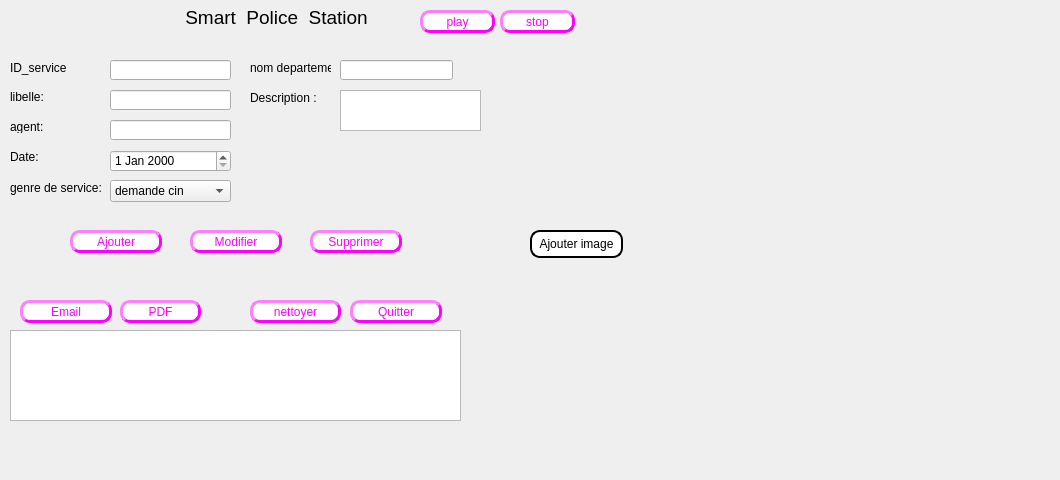
     <widget class="QWidget" name="widget">
      <attribute name="icon">
       <iconset>
        <normaloff>../../../../zraib/OneDrive/Bureau/Downloads/téléchargement.png</normaloff>../../../../zraib/OneDrive/Bureau/Downloads/téléchargement.png</iconset>
      </attribute>
      <attribute name="title">
       <string>service</string>
      </attribute>
      <widget class="QPushButton" name="ajouter_image_3">
       <property name="geometry">
        <rect>
         <x>530</x>
         <y>230</y>
         <width>93</width>
         <height>28</height>
        </rect>
       </property>
       <property name="styleSheet">
        <string notr="true">background-color:white; 
color:black; 
border-style:outset ; 
border-width:2px ; 
border-radius:10px;</string>
       </property>
       <property name="text">
        <string>Ajouter image</string>
       </property>
       <property name="default">
        <bool>false</bool>
       </property>
      </widget>
      <widget class="QLabel" name="idservice">
       <property name="geometry">
        <rect>
         <x>10</x>
         <y>60</y>
         <width>81</width>
         <height>16</height>
        </rect>
       </property>
       <property name="text">
        <string>ID_service</string>
       </property>
      </widget>
      <widget class="QLabel" name="label_5">
       <property name="geometry">
        <rect>
         <x>10</x>
         <y>90</y>
         <width>47</width>
         <height>13</height>
        </rect>
       </property>
       <property name="text">
        <string>libelle:</string>
       </property>
      </widget>
      <widget class="QLabel" name="label_8">
       <property name="geometry">
        <rect>
         <x>10</x>
         <y>120</y>
         <width>47</width>
         <height>13</height>
        </rect>
       </property>
       <property name="text">
        <string>agent:</string>
       </property>
      </widget>
      <widget class="QLabel" name="label_12">
       <property name="geometry">
        <rect>
         <x>10</x>
         <y>150</y>
         <width>47</width>
         <height>13</height>
        </rect>
       </property>
       <property name="text">
        <string>Date:</string>
       </property>
      </widget>
      <widget class="QLineEdit" name="id_serv">
       <property name="geometry">
        <rect>
         <x>110</x>
         <y>60</y>
         <width>121</width>
         <height>20</height>
        </rect>
       </property>
      </widget>
      <widget class="QLineEdit" name="titre_serv">
       <property name="geometry">
        <rect>
         <x>110</x>
         <y>90</y>
         <width>121</width>
         <height>20</height>
        </rect>
       </property>
      </widget>
      <widget class="QLineEdit" name="auteur_serv">
       <property name="geometry">
        <rect>
         <x>110</x>
         <y>120</y>
         <width>121</width>
         <height>20</height>
        </rect>
       </property>
      </widget>
      <widget class="QDateEdit" name="dateEdit">
       <property name="geometry">
        <rect>
         <x>110</x>
         <y>150</y>
         <width>121</width>
         <height>22</height>
        </rect>
       </property>
      </widget>
      <widget class="QLabel" name="label_13">
       <property name="geometry">
        <rect>
         <x>250</x>
         <y>90</y>
         <width>81</width>
         <height>16</height>
        </rect>
       </property>
       <property name="text">
        <string>Description :</string>
       </property>
      </widget>
      <widget class="QComboBox" name="genre_serv">
       <property name="geometry">
        <rect>
         <x>110</x>
         <y>180</y>
         <width>121</width>
         <height>22</height>
        </rect>
       </property>
       <property name="styleSheet">
        <string notr="true"/>
       </property>
       <item>
        <property name="text">
         <string>demande cin</string>
        </property>
       </item>
       <item>
        <property name="text">
         <string>demande passeport</string>
        </property>
       </item>
      </widget>
      <widget class="QLabel" name="label_29">
       <property name="geometry">
        <rect>
         <x>10</x>
         <y>180</y>
         <width>111</width>
         <height>16</height>
        </rect>
       </property>
       <property name="text">
        <string>genre de service:</string>
       </property>
      </widget>
      <widget class="QTableView" name="tab_service">
       <property name="geometry">
        <rect>
         <x>10</x>
         <y>330</y>
         <width>451</width>
         <height>91</height>
        </rect>
       </property>
      </widget>
      <widget class="QPushButton" name="ajouter_service">
       <property name="geometry">
        <rect>
         <x>70</x>
         <y>230</y>
         <width>92</width>
         <height>23</height>
        </rect>
       </property>
       <property name="styleSheet">
        <string notr="true">
background-color:white; 
color: rgb(255, 0, 255);
border-style:outset ; 
border-width:3px ; 
border-radius:10px;</string>
       </property>
       <property name="text">
        <string>Ajouter</string>
       </property>
      </widget>
      <widget class="QPushButton" name="pushButton_26">
       <property name="geometry">
        <rect>
         <x>350</x>
         <y>300</y>
         <width>92</width>
         <height>23</height>
        </rect>
       </property>
       <property name="styleSheet">
        <string notr="true">
background-color:white; 
color: rgb(255, 0, 255);
border-style:outset ; 
border-width:3px ; 
border-radius:10px;</string>
       </property>
       <property name="text">
        <string>Quitter</string>
       </property>
      </widget>
      <widget class="QPushButton" name="modifier_service">
       <property name="geometry">
        <rect>
         <x>190</x>
         <y>230</y>
         <width>92</width>
         <height>23</height>
        </rect>
       </property>
       <property name="styleSheet">
        <string notr="true">
background-color:white; 
color: rgb(255, 0, 255);
border-style:outset ; 
border-width:3px ; 
border-radius:10px;</string>
       </property>
       <property name="text">
        <string>Modifier</string>
       </property>
      </widget>
      <widget class="QPushButton" name="supprimer_service">
       <property name="geometry">
        <rect>
         <x>310</x>
         <y>230</y>
         <width>92</width>
         <height>23</height>
        </rect>
       </property>
       <property name="styleSheet">
        <string notr="true">
background-color:white; 
color: rgb(255, 0, 255);
border-style:outset ; 
border-width:3px ; 
border-radius:10px;</string>
       </property>
       <property name="text">
        <string>Supprimer</string>
       </property>
      </widget>
      <widget class="QPushButton" name="pushButton_33">
       <property name="geometry">
        <rect>
         <x>20</x>
         <y>300</y>
         <width>92</width>
         <height>23</height>
        </rect>
       </property>
       <property name="styleSheet">
        <string notr="true">
background-color:white; 
color: rgb(255, 0, 255);
border-style:outset ; 
border-width:3px ; 
border-radius:10px;</string>
       </property>
       <property name="text">
        <string>Email</string>
       </property>
      </widget>
      <widget class="QTextEdit" name="description_serv">
       <property name="geometry">
        <rect>
         <x>340</x>
         <y>90</y>
         <width>141</width>
         <height>41</height>
        </rect>
       </property>
      </widget>
      <widget class="QPushButton" name="pdf_service">
       <property name="geometry">
        <rect>
         <x>120</x>
         <y>300</y>
         <width>81</width>
         <height>23</height>
        </rect>
       </property>
       <property name="styleSheet">
        <string notr="true">
background-color:white; 
color: rgb(255, 0, 255);
border-style:outset ; 
border-width:3px ; 
border-radius:10px;</string>
       </property>
       <property name="text">
        <string>PDF</string>
       </property>
      </widget>
      <widget class="QLabel" name="policou_2">
       <property name="geometry">
        <rect>
         <x>180</x>
         <y>0</y>
         <width>351</width>
         <height>35</height>
        </rect>
       </property>
       <property name="sizePolicy">
        <sizepolicy hsizetype="Preferred" vsizetype="Maximum">
         <horstretch>0</horstretch>
         <verstretch>0</verstretch>
        </sizepolicy>
       </property>
       <property name="font">
        <font>
         <family>Arial</family>
         <pointsize>14</pointsize>
         <weight>50</weight>
         <bold>false</bold>
         <underline>false</underline>
        </font>
       </property>
       <property name="text">
        <string> Smart  Police  Station</string>
       </property>
       <property name="textFormat">
        <enum>Qt::PlainText</enum>
       </property>
      </widget>
      <widget class="QPushButton" name="nettoyer_2">
       <property name="geometry">
        <rect>
         <x>250</x>
         <y>300</y>
         <width>91</width>
         <height>23</height>
        </rect>
       </property>
       <property name="styleSheet">
        <string notr="true">
background-color:white; 
color: rgb(255, 0, 255);
border-style:outset ; 
border-width:3px ; 
border-radius:10px;</string>
       </property>
       <property name="text">
        <string>nettoyer</string>
       </property>
      </widget>
      <widget class="QLineEdit" name="nbr_serv">
       <property name="geometry">
        <rect>
         <x>340</x>
         <y>60</y>
         <width>113</width>
         <height>20</height>
        </rect>
       </property>
      </widget>
      <widget class="QLabel" name="label_7">
       <property name="geometry">
        <rect>
         <x>250</x>
         <y>60</y>
         <width>81</width>
         <height>16</height>
        </rect>
       </property>
       <property name="text">
        <string>nom departement:</string>
       </property>
      </widget>
      <widget class="QPushButton" name="play">
       <property name="geometry">
        <rect>
         <x>420</x>
         <y>10</y>
         <width>75</width>
         <height>23</height>
        </rect>
       </property>
       <property name="styleSheet">
        <string notr="true">
background-color:white; 
color: rgb(255, 0, 255);
border-style:outset ; 
border-width:3px ; 
border-radius:10px;</string>
       </property>
       <property name="text">
        <string>play</string>
       </property>
      </widget>
      <widget class="QPushButton" name="stop">
       <property name="geometry">
        <rect>
         <x>500</x>
         <y>10</y>
         <width>75</width>
         <height>23</height>
        </rect>
       </property>
       <property name="styleSheet">
        <string notr="true">
background-color:white; 
color: rgb(255, 0, 255);
border-style:outset ; 
border-width:3px ; 
border-radius:10px;</string>
       </property>
       <property name="text">
        <string>stop</string>
       </property>
      </widget>
      <widget class="QLabel" name="label_35">
       <property name="geometry">
        <rect>
         <x>-40</x>
         <y>-10</y>
         <width>1051</width>
         <height>471</height>
        </rect>
       </property>
       <property name="text">
        <string/>
       </property>
       <property name="pixmap">
        <pixmap>../../Integration/integration/ifinal/ranger-4df6c1b6.png</pixmap>
       </property>
      </widget>
      <widget class="QLabel" name="label_photo_3">
       <property name="geometry">
        <rect>
         <x>530</x>
         <y>60</y>
         <width>161</width>
         <height>161</height>
        </rect>
       </property>
       <property name="frameShape">
        <enum>QFrame::NoFrame</enum>
       </property>
       <property name="text">
        <string/>
       </property>
       <property name="scaledContents">
        <bool>true</bool>
       </property>
      </widget>
      <zorder>label_35</zorder>
      <zorder>ajouter_image_3</zorder>
      <zorder>idservice</zorder>
      <zorder>label_5</zorder>
      <zorder>label_8</zorder>
      <zorder>label_12</zorder>
      <zorder>id_serv</zorder>
      <zorder>titre_serv</zorder>
      <zorder>auteur_serv</zorder>
      <zorder>dateEdit</zorder>
      <zorder>label_13</zorder>
      <zorder>genre_serv</zorder>
      <zorder>label_29</zorder>
      <zorder>tab_service</zorder>
      <zorder>ajouter_service</zorder>
      <zorder>pushButton_26</zorder>
      <zorder>modifier_service</zorder>
      <zorder>supprimer_service</zorder>
      <zorder>pushButton_33</zorder>
      <zorder>description_serv</zorder>
      <zorder>pdf_service</zorder>
      <zorder>policou_2</zorder>
      <zorder>nettoyer_2</zorder>
      <zorder>nbr_serv</zorder>
      <zorder>label_7</zorder>
      <zorder>play</zorder>
      <zorder>stop</zorder>
      <zorder>label_photo_3</zorder>
     </widget>
